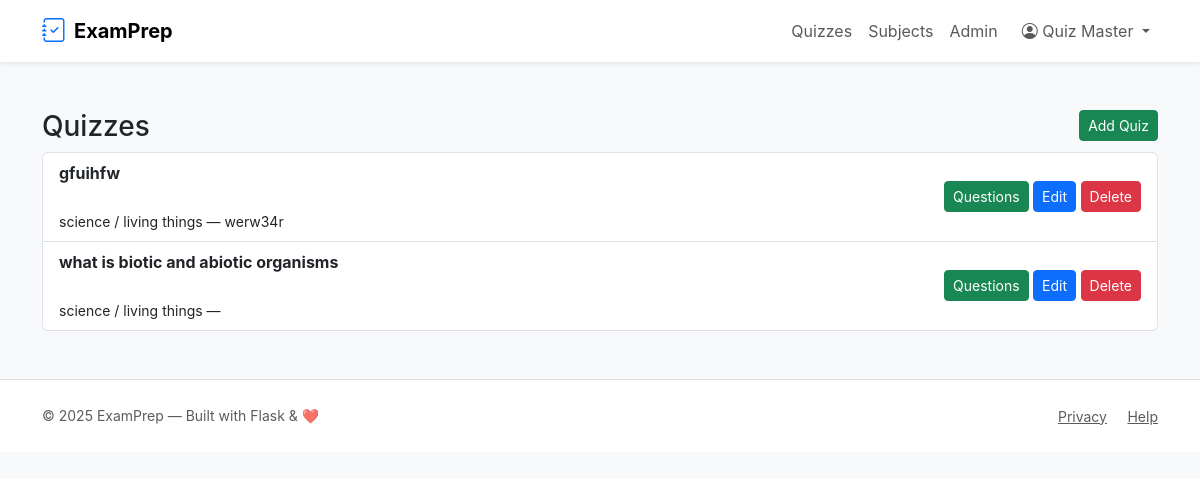
/admin/quizzes (signed in), run on an earlier commit of the app's database.
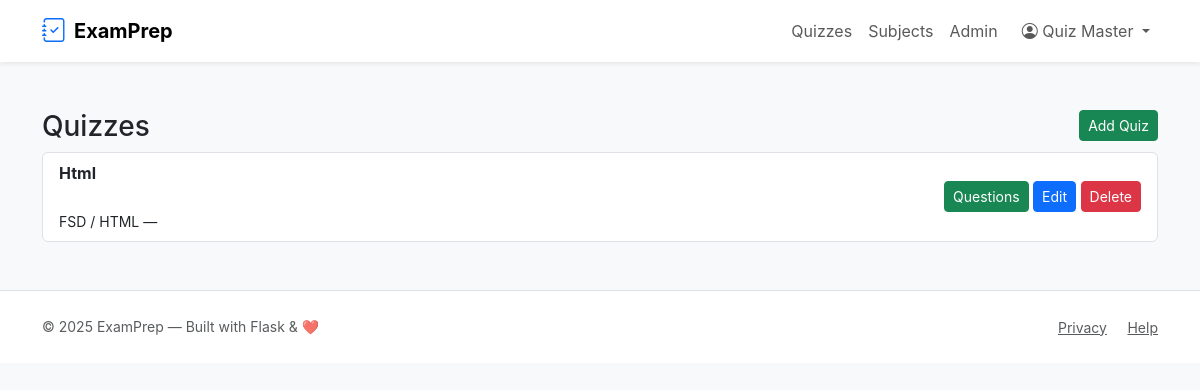
And on a later commit of the database.
### tables this page shows
CREATE TABLE quizzes (
    id INTEGER PRIMARY KEY AUTOINCREMENT,
    chapter_id INTEGER NOT NULL,
    title TEXT NOT NULL,
    description TEXT,
    start_datetime TEXT,        -- ISO string e.g. 2025-11-16T10:00:00 (UTC)
    duration_minutes INTEGER,   -- duration in minutes (HH*60 + MM)
    is_active INTEGER DEFAULT 1,
    created_on TEXT NOT NULL DEFAULT (datetime('now')),
    FOREIGN KEY(chapter_id) REFERENCES chapters(id) ON DELETE CASCADE
);

CREATE TABLE subjects (
    id INTEGER PRIMARY KEY AUTOINCREMENT,
    name TEXT NOT NULL UNIQUE,
    description TEXT,
    created_on TEXT NOT NULL DEFAULT (datetime('now'))
);

CREATE TABLE chapters (
    id INTEGER PRIMARY KEY AUTOINCREMENT,
    subject_id INTEGER NOT NULL,
    name TEXT NOT NULL,
    description TEXT,
    created_on TEXT NOT NULL DEFAULT (datetime('now')),
    FOREIGN KEY(subject_id) REFERENCES subjects(id) ON DELETE CASCADE
);

### app.py (the view)
@app.route('/admin/quizzes')
@admin_required
def admin_quizzes():
    quizzes = query_db('''
        SELECT q.*, ch.name as chapter_name, s.name as subject_name
        FROM quizzes q
        JOIN chapters ch ON q.chapter_id = ch.id
        JOIN subjects s ON ch.subject_id = s.id
        ORDER BY q.created_on DESC
    ''')
    return render_template('admin_quizzes.html', quizzes=quizzes)

### app.py (called while the page is built)
def get_db():
    db = getattr(g, '_database', None)
    if db is None:
        db = g._database = sqlite3.connect(DATABASE)
        db.row_factory = sqlite3.Row
    return db

@app.teardown_appcontext
def close_connection(exc):
    db = getattr(g, '_database', None)
    if db is not None:
        db.close()

def query_db(query, args=(), one=False):
    cur = get_db().execute(query, args)
    rv = cur.fetchall()
    cur.close()
    return (rv[0] if rv else None) if one else rv

def admin_required(f):
    @wraps(f)
    def decorated(*args, **kwargs):
        if 'user_id' not in session or session.get('role') != 'admin':
            flash('Admin access required.', 'danger')
            return redirect(url_for('index'))
        return f(*args, **kwargs)
    return decorated

### templates/admin_quizzes.html
{% extends 'layout.html' %}
{% block content %}
<h3>Quizzes <a class="btn btn-sm btn-success float-end" href="{{ url_for('admin_add_quiz') }}">Add Quiz</a></h3>
<ul class="list-group">
  {% for q in quizzes %}
  <li class="list-group-item d-flex justify-content-between align-items-center">
    <div>
      <strong>{{ q.title }}</strong><br>
      <small>{{ q.subject_name }} / {{ q.chapter_name }} — {{ q.description or '' }}</small>
    </div>
    <div>
      <a class="btn btn-sm btn-success" href="{{ url_for('admin_quiz_questions', quiz_id=q.id) }}">Questions</a>
      <a class="btn btn-sm btn-primary" href="{{ url_for('admin_edit_quiz', quiz_id=q.id) }}">Edit</a>
      <form method="post" action="{{ url_for('admin_delete_quiz', quiz_id=q.id) }}" style="display:inline" onsubmit="return confirm('Delete quiz?')">
        <button class="btn btn-sm btn-danger">Delete</button>
      </form>
    </div>
  </li>
  {% else %}
    <li class="list-group-item">No quizzes yet</li>
  {% endfor %}
</ul>
{% endblock %}

What changed in the data, as far as the page shows it:
no longer on this page (row unchanged): quizzes: title "gfuihfw", subject_name "science", chapter_name "living things", description "werw34r"
no longer on this page (row unchanged): quizzes: title "what is biotic and abiotic organisms", subject_name "science", chapter_name "living things"
added quizzes: title "Html", subject_name "FSD", chapter_name "HTML"
